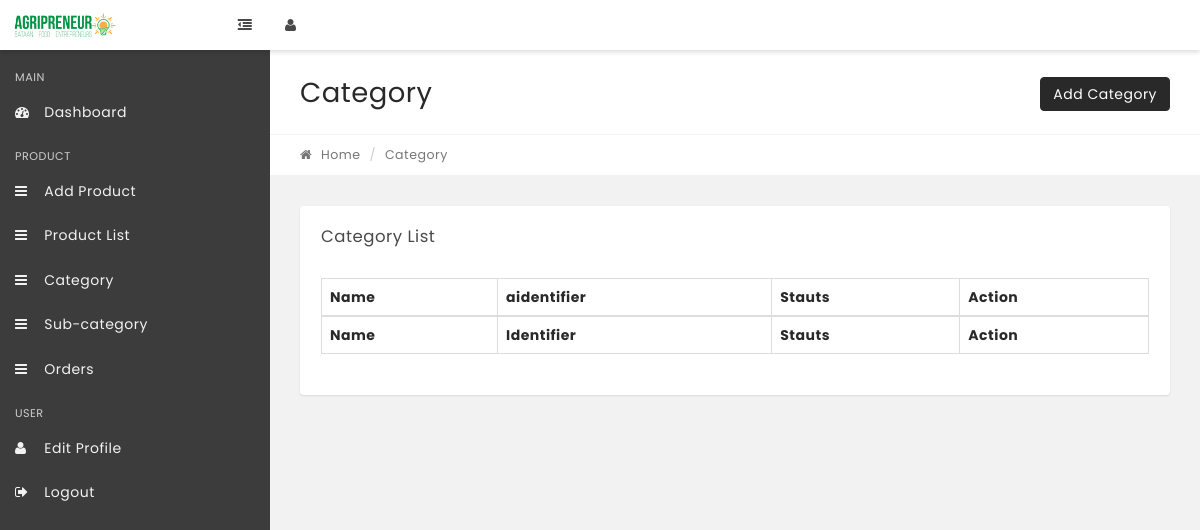
/index.php/admin/category, run on an earlier commit of the app's database.
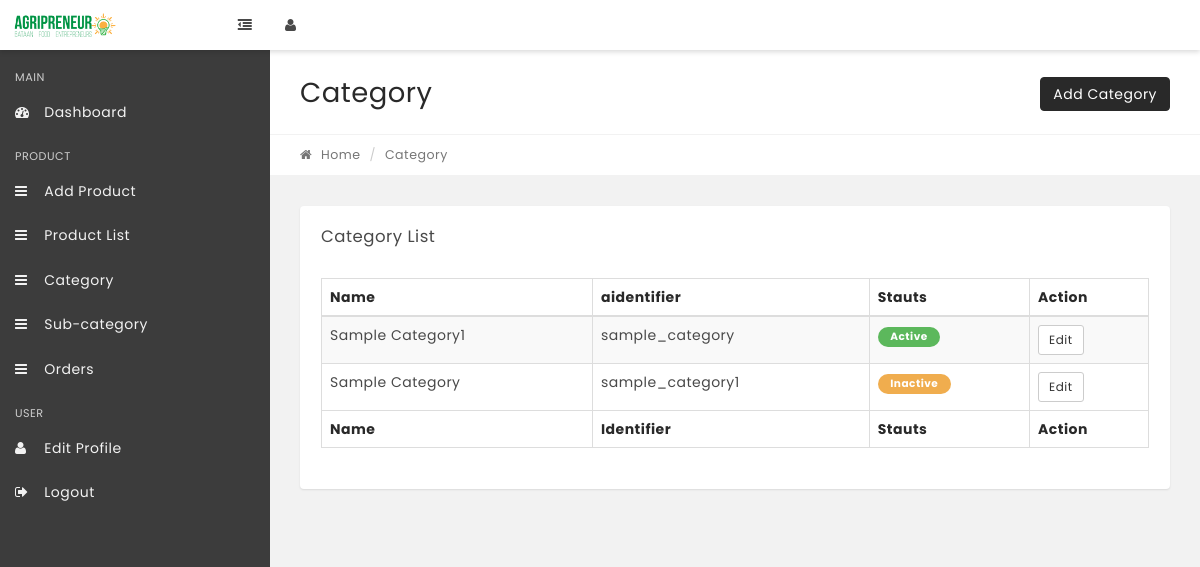
And on a later commit of the database.
### tables this page shows
CREATE TABLE `tbl_category` (
  `category_id` int(11) NOT NULL,
  `category_name` varchar(255) NOT NULL,
  `category_identifier` varchar(255) NOT NULL,
  `category_status` int(11) NOT NULL,
  `timestamp_created` timestamp NOT NULL DEFAULT CURRENT_TIMESTAMP,
  `timestamp_update` timestamp NOT NULL DEFAULT '0000-00-00 00:00:00' ON UPDATE CURRENT_TIMESTAMP
);

### application/libraries/Template.php (called while the page is built, shortened)
<?php
class Template {
    var $use_template = '';
    var $use_template_file = '';
    var $template_data = array();
	var $CI;
	function __construct(){
		$this->CI =& get_instance();
	}
	function set_title($title){
		$this->template_data['title'] = $title;
	}
	function set_additional_css($css_set){
        $this->template_data['additional_css'] = $css_set;
    }
    function set_additional_js($js_set){
        $this->template_data['add_js'] = $js_set;
    }
    public function set_template($name,$file="template"){
        $this->use_template = $name;
        $this->use_template_file = $file;
    }
    public function load_sub($key,$value){
        if(is_array($key)){
            $this->template_data = $key;
        }else{
            $this->template_data[$key] = $value;
        }
    }
    public function load($path){
        $content = $this->CI->load->view($path,$this->template_data,true);
        $this->template_data["content"] = $content;
        $template_path = $this->use_template . "/" . $this->use_template_file;
        $this->CI->load->view("templates/".$template_path,$this->template_data);
    }
	public function extra_js($extra_js){
		$this->template_data['extra_js']  = $extra_js;
	}
}

### application/controllers/Admin.php (called while the page is built, shortened)
<?php
class Admin extends CI_Controller {
    function __construct(){
        $styles = array(
		);
		$js = array(
            'assets/user/js/login.js',
            'assets/user/js/user.js',
            'assets/user/js/admin.js',
		);
		$this->template->set_additional_css($styles);
		$this->template->set_additional_js($js);
        $this->template->set_title('Admin - Dashboard');
        $this->template->set_template('admin');
    }
    function category()
    {
        $extra_js = '
            $("#category").DataTable();
		';
        $this->template->load_sub('user', $this->user_model->get_user_data($this->session->userdata('id')));
        $this->template->extra_js($extra_js);
        $this->template->load_sub('categories', $this->category_model->get_category_data());
        $this->template->load('admin/category');
    }
}

### index.php (called while the page is built, shortened)
<?php
require_once BASEPATH.'core/CodeIgniter.php';

### application/models/Category_model.php (called while the page is built, shortened)
<?php
class Category_model extends CI_Model {
    function get_category_data()
    {
        $this->db->select('*');
        $this->db->from('tbl_category');
        $query = $this->db->get();
        if($query->num_rows()){
			return $query->result();
		}
		return [];
    }
}

### application/views/admin/category.php (the view, shortened to what this page needs)
<div class="row page-title-div">
    <div class="col-sm-6">
        <h2 class="title">Category</h2>
    </div>
    <div class="col-sm-6 right-side">
        <a href="<?php echo base_url(); ?>admin/category/add" class="btn bg-black" role="button">Add Category</a>
    </div>
</div>
<div class="row breadcrumb-div">
    <div class="col-sm-6">
        <ul class="breadcrumb">
			<li><a href="index.html"><i class="fa fa-home"></i> Home</a></li>
			<li class="active">Category</li>
		</ul>
    </div>
    <div class="col-sm-6 text-right hidden-xs">
    </div>
</div>
<section class="section">
    <div class="container-fluid">
        <div class="row">
            <div class="col-md-12">
                <div class="panel">
                    <div class="panel-heading">
                        <div class="panel-title">
                            <h5>Category List</h5>
                        </div>
                    </div>
                    <div class="panel-body p-20">
                        <table id="category" class="display table table-striped table-bordered" cellspacing="0" width="100%">
                            <thead>
                                <tr>
                                    <th>Name</th>
                                    <th>aidentifier</th>
                                    <th>Stauts</th>
                                    <th>Action</th>
                                </tr>
                            </thead>
                            <tfoot>
                                <tr>
                                    <th>Name</th>
                                    <th>Identifier</th>
                                    <th>Stauts</th>
                                    <th>Action</th>
                                </tr>
                            </tfoot>
                            <tbody>
                                <?php
                                    foreach ($categories as $category) {
                                        ?>
                                        <tr>
                                            <td><?php echo $category->category_name;?></td>
                                            <td><?php echo $category->category_identifier;?></td>
                                            <td>
                                                <?php
                                                    if ($category->category_status == '1') {
                                                        ?>
                                                            <span class="label label-success label-rounded">Active</span>
                                                        <?php
                                                    }else {
                                                        ?>
                                                            <span class="label label-warning label-rounded">Inactive</span>
                                                        <?php
                                                    }
                                                ?>
                                            </td>
                                            <td>
                                                    <a href="<?php echo base_url(); ?>admin/category/edit/<?php echo $category->category_id;?>" class="btn btn-default btn-sm">Edit</a>
                                            </td>
                                        </tr>
                                        <?php
                                    }
                                ?>
                            </tbody>
                        </table>
                    </div>
                </div>
            </div>
        </div>
    </div>
</div>

### application/views/templates/admin/template.php (shortened to what this page needs)
<!DOCTYPE html>
<html lang="en">
    <head>
        <link rel="stylesheet" href="<?php echo base_url(); ?>assets/user/css/bootstrap.min.css" media="screen" >
        <link rel="stylesheet" href="<?php echo base_url(); ?>assets/user/css/font-awesome.min.css" media="screen" >
        <link rel="stylesheet" href="<?php echo base_url(); ?>assets/user/css/animate-css/animate.min.css" media="screen" >
        <link rel="stylesheet" href="<?php echo base_url(); ?>assets/user/css/lobipanel/lobipanel.min.css" media="screen" >
        <link rel="stylesheet" href="<?php echo base_url(); ?>assets/user/css/prism/prism.css" media="screen" >
        <link rel="stylesheet" href="<?php echo base_url(); ?>assets/user/css/toastr/toastr.min.css" media="screen" >
        <link rel="stylesheet" href="<?php echo base_url(); ?>assets/user/css/icheck/skins/line/blue.css" >
        <link rel="stylesheet" href="<?php echo base_url(); ?>assets/user/css/icheck/skins/line/red.css" >
        <link rel="stylesheet" href="<?php echo base_url(); ?>assets/user/css/icheck/skins/line/green.css" >
        <link rel="stylesheet" href="<?php echo base_url(); ?>assets/user/css/main.css" media="screen" >
    </head>
    <body class="top-navbar-fixed">
        <div class="main-wrapper">
            <nav class="navbar top-navbar bg-white box-shadow">
            	<div class="container-fluid">
                    <div class="row">
                        <div class="navbar-header no-padding">
                			<a class="navbar-brand" href="<?php echo base_url(); ?>user">
                			    <img src="<?php echo base_url(); ?>assets/images/agrilogo-2.png" alt="AGRIPRENEUR" class="logo">
                			</a>
                            <span class="small-nav-handle hidden-sm hidden-xs"><i class="fa fa-outdent"></i></span>
                		</div>
                		<div class="collapse navbar-collapse" id="navbar-collapse-1">
                			<ul class="nav navbar-nav" data-dropdown-in="fadeIn" data-dropdown-out="fadeOut">
                                <li class="hidden-sm hidden-xs"><a href="#" class="user-info-handle"><i class="fa fa-user"></i></a></li>
                			</ul>
                		</div>
                    </div>
            	</div>
            </nav>
            <div class="content-wrapper">
                <div class="content-container">
                    <div class="left-sidebar bg-black-300 box-shadow">
                        <div class="sidebar-content">
                            <div class="user-info closed">
                            </div>
                            <div class="sidebar-nav">
                                <ul class="side-nav color-gray">
                                    <li class="nav-header">
                                        <span class="">Main</span>
                                    </li>
                                    <li class="">
                                        <a href="<?php echo base_url(); ?>user"><i class="fa fa-dashboard"></i> <span>Dashboard</span></a>
                                    </li>
                                    <li class="nav-header">
                                        <span class="">Product</span>
                                    </li>
                                    <li class=""><a href="<?php echo base_url(); ?>admin/product/add"><i class="fa fa-bars"></i> <span>Add Product</span></a></li>
                                    <li class=""><a href="<?php echo base_url(); ?>admin/product/list"><i class="fa fa-bars"></i> <span>Product List</span></a></li>
                                    <li class=""><a href="<?php echo base_url(); ?>admin/category"><i class="fa fa-bars"></i> <span>Category</span></a></li>
                                    <li class=""><a href="<?php echo base_url(); ?>admin/subcategory"><i class="fa fa-bars"></i> <span>Sub-category</span></a></li>
                                    <li class=""><a href="<?php echo base_url(); ?>admin/orders"><i class="fa fa-bars"></i> <span>Orders</span></a></li>
                                    <li class="nav-header">
                                        <span class="">User</span>
                                    </li>
                                    <li class=""><a href="<?php echo base_url(); ?>user/edit"><i class="fa fa-user"></i> <span>Edit Profile</span></a></li>
                                    <li class=""><a href="<?php echo base_url(); ?>logout"><i class="fa fa-sign-out"></i> <span>Logout</span></a></li>
                                </ul>
                            </div>
                        </div>
                    </div>
                    <div class="main-page">
                        <div class="container-fluid">
                            <?php echo $content ?>
                        </div>
                    </div>
            </div>
        </div>
        <link rel="stylesheet" href="<?php echo base_url(); ?>assets/user/js/amcharts/plugins/export/export.css" type="text/css" media="all" />

What changed in the data, as far as the page shows it:
added tbl_category: category_name "Sample Category1", category_identifier "sample_category", category_status "Active"
added tbl_category: category_name "Sample Category", category_identifier "sample_category1", category_status "Inactive"
